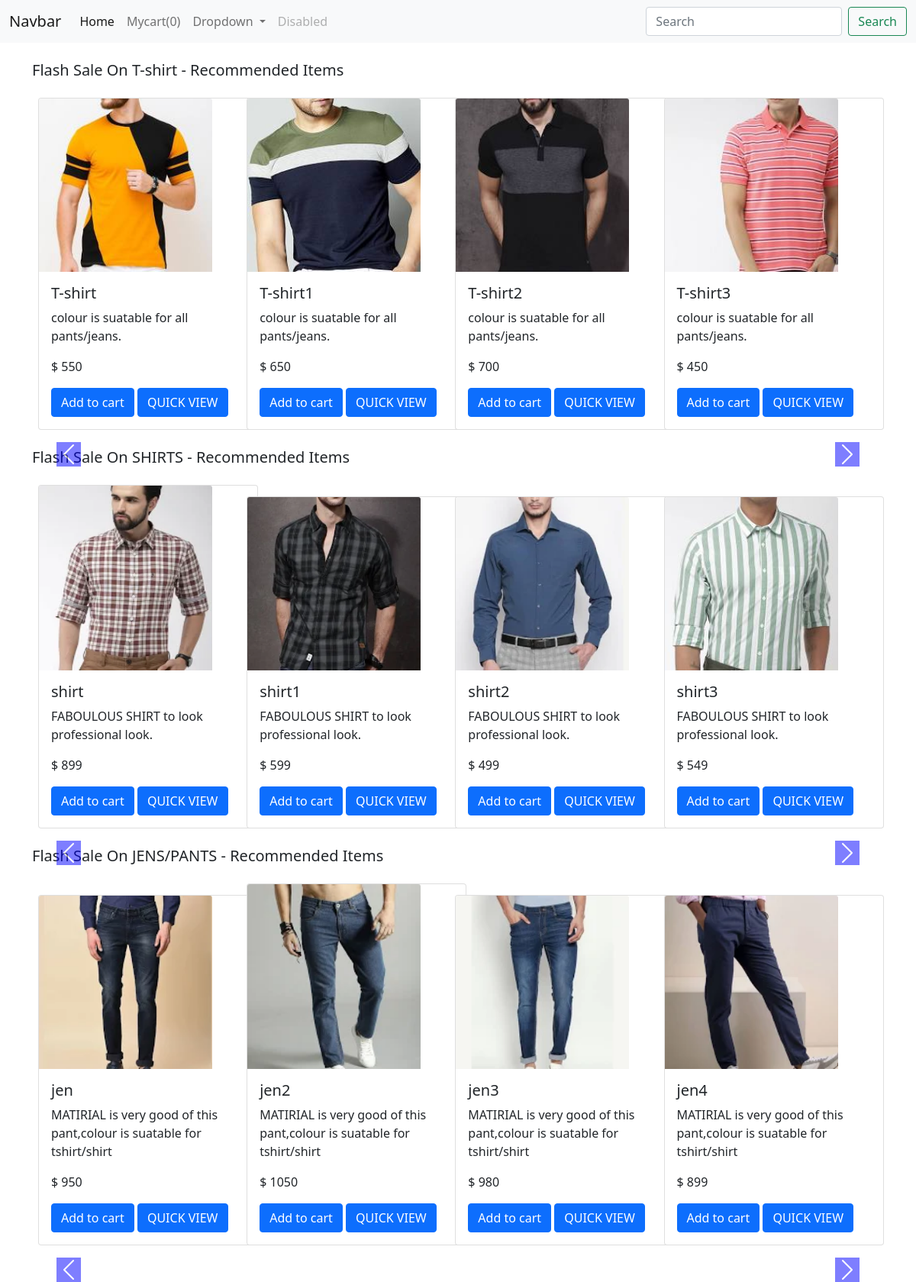
The page / on the database its author committed.
### shop/models.py (models this page shows, shortened)
class Product(models.Model):
    Product_id = models.AutoField(primary_key=True)
    Product_name = models.CharField(max_length=200)
    cat = models.CharField(max_length=200,default='')
    desc = models.CharField(max_length=400)
    Price = models.IntegerField(default=0)
    pub_date = models.DateField(default="")
    product_image = models.ImageField(upload_to=None, height_field=None, width_field=None, max_length=None)

### shop/views.py (the view)
# urls.py: path('',views.index,name='shopHome'),
def index(request):
    allProds = []
    catprods = Product.objects.values('cat' , 'Product_id')
    cates = {item['cat'] for item in catprods}
    for cats in cates:
        prod = Product.objects.filter(cat=cats)
        n = len(prod)
        nSlides = n//4 + ceil((n/4) - (n//4))
        allProds.append([prod,range(1,nSlides),nSlides])
    parms={'allProds':allProds }
    return render(request, 'shop/template/index.html',parms)

### shop/template/index.html (shortened to what this page needs)
<!doctype html>
<html lang="en">
  <head>
    <link href="https://cdn.jsdelivr.net/npm/bootstrap@5.0.0/dist/css/bootstrap.min.css" rel="stylesheet">
  </head>
  <body>
    <nav class="navbar navbar-expand-lg navbar-light bg-light">
  <div class="container-fluid">
    <a class="navbar-brand" href="#">Navbar</a>
    <div class="collapse navbar-collapse" id="navbarSupportedContent">
      <ul class="navbar-nav me-auto mb-2 mb-lg-0">
        <li class="nav-item">
          <a class="nav-link active" aria-current="page" href="#">Home</a>
        </li>
        <li class="nav-item">
          <a class="nav-link" href="#">Mycart(<span id="cart">0</span>)</a>
        </li>
        <li class="nav-item dropdown">
          <a class="nav-link dropdown-toggle" href="#" id="navbarDropdown" role="button" data-bs-toggle="dropdown" aria-expanded="false">
            Dropdown
          </a>
        </li>
        <li class="nav-item">
          <a class="nav-link disabled" href="#" tabindex="-1" aria-disabled="true">Disabled</a>
        </li>
      </ul>
      <form class="d-flex">
        <input class="form-control me-2" type="search" placeholder="Search" aria-label="Search">
        <button class="btn btn-outline-success" type="submit">Search</button>
      </form>
    </div>
  </div>
</nav>
{% load static %}
<div class="container">
 {% for product, range, nSlides in allProds %}
 <h5 class="my-4">Flash Sale On {{product.0.cat}} - Recommended Items</h5>
<div id="demo{{forloop.counter}}" class="carousel slide my-3" data-ride="carousel">
    <div class="container carousel-inner no-padding">
      <div class="carousel-item active">
        <div class="col-xs-3 col-sm-3 col-md-3">
          <div class="card" style="width: 18rem;">
            <img src='/media/{{product.0.product_image}}' class="card-img-top" alt="...">
            <div class="card-body">
                <h5 class="card-title">{{product.0.Product_name}}</h5>
                <p class="card-text">{{product.0.desc}}</p>
                <p class="card-text">$ {{product.0.Price}}</p>
               <div class "row">
                <button id="pr{{product.0.Product_id}}" class="btn btn-primary cart">Add to cart</button>
                <a href="productview/{{product.0.Product_id}}"> <button id="qv{{product.0.Product_id}}" class="btn btn-primary cart">QUICK VIEW</button></a>
              </div>
            </div>
          </div>
       </div>
        {% for i in product|slice:"1:" %}
        <div class="col-xs-3 col-sm-3 col-md-3">
          <div class="card" style="width: 18rem;">
            <img src='/media/{{i.product_image}}' class="card-img-top" alt="...">
            <div class="card-body">
              <h5 class="card-title">{{i.Product_name}}</h5>
              <p class="card-text">{{i.desc}}</p>
              <p class="card-text">$ {{i.Price}}</p>
              <div class "row">
                <button id="pr{{i.Product_id}}" class="btn btn-primary cart">Add to cart</button>
                <a href="productview/{{i.Product_id}}" ><button id="qv{{i.Product_id}}" class="btn btn-primary cart">QUICK VIEW </button></a>
              </div>
            </div>
          </div>
        </div>
        {% if forloop.counter|divisibleby:3 and forloop.counter > 0 and not forloop.last %}
             </div><div class="carousel-item">
            {% endif%}
        {% endfor %}
      </div>
    </div>
  </div>
    <a class="carousel-control-prev" href="#demo{{forloop.counter}}" data-slide="prev">
        <span class="carousel-control-prev-icon"></span>
    </a>
    <a class="carousel-control-next" href="#demo{{forloop.counter}}" data-slide="next">
        <span class="carousel-control-next-icon"></span>
    </a>
  {% endfor %}
</div>
  </body>
</html>

### shop/template/index.html (style rules this page uses)
.col-md-3 { display: inline-block; margin-left:-4px; }
.col-md-3 img { width: 227px; max-height: 242px; }
body .carousel-control-prev-icon, body .carousel-control-next-icon { background-color: blue; }
.carousel-control-prev, .carousel-control-next { top: auto; bottom: auto; }
body .no-padding { padding-left: 0, padding-right: 0; }

### rows shown on the page
Product: cat "T-shirt", product_image (picture), Product_name "T-shirt", desc "colour is suatable for all pants/jeans.", Price "550"
Product: product_image (picture), Product_name "T-shirt1", desc "colour is suatable for all pants/jeans.", Price "650"
Product: product_image (picture), Product_name "T-shirt2", desc "colour is suatable for all pants/jeans.", Price "700"
Product: product_image (picture), Product_name "T-shirt3", desc "colour is suatable for all pants/jeans.", Price "450"
Product: cat "SHIRTS", product_image (picture), Product_name "shirt", desc "FABOULOUS SHIRT to look professional look.", Price "899"
Product: product_image (picture), Product_name "shirt1", desc "FABOULOUS SHIRT to look professional look.", Price "599"
Product: product_image (picture), Product_name "shirt2", desc "FABOULOUS SHIRT to look professional look.", Price "499"
Product: product_image (picture), Product_name "shirt3", desc "FABOULOUS SHIRT to look professional look.", Price "549"
Product: cat "JENS/PANTS", product_image (picture), Product_name "jen", desc "MATIRIAL is very good of this pant,colour is suatable for tshirt/shirt", Price "950"
Product: product_image (picture), Product_name "jen2", desc "MATIRIAL is very good of this pant,colour is suatable for tshirt/shirt", Price "1050"
Product: product_image (picture), Product_name "jen3", desc "MATIRIAL is very good of this pant,colour is suatable for tshirt/shirt", Price "980"
Product: product_image (picture), Product_name "jen4", desc "MATIRIAL is very good of this pant,colour is suatable for tshirt/shirt", Price "899"
